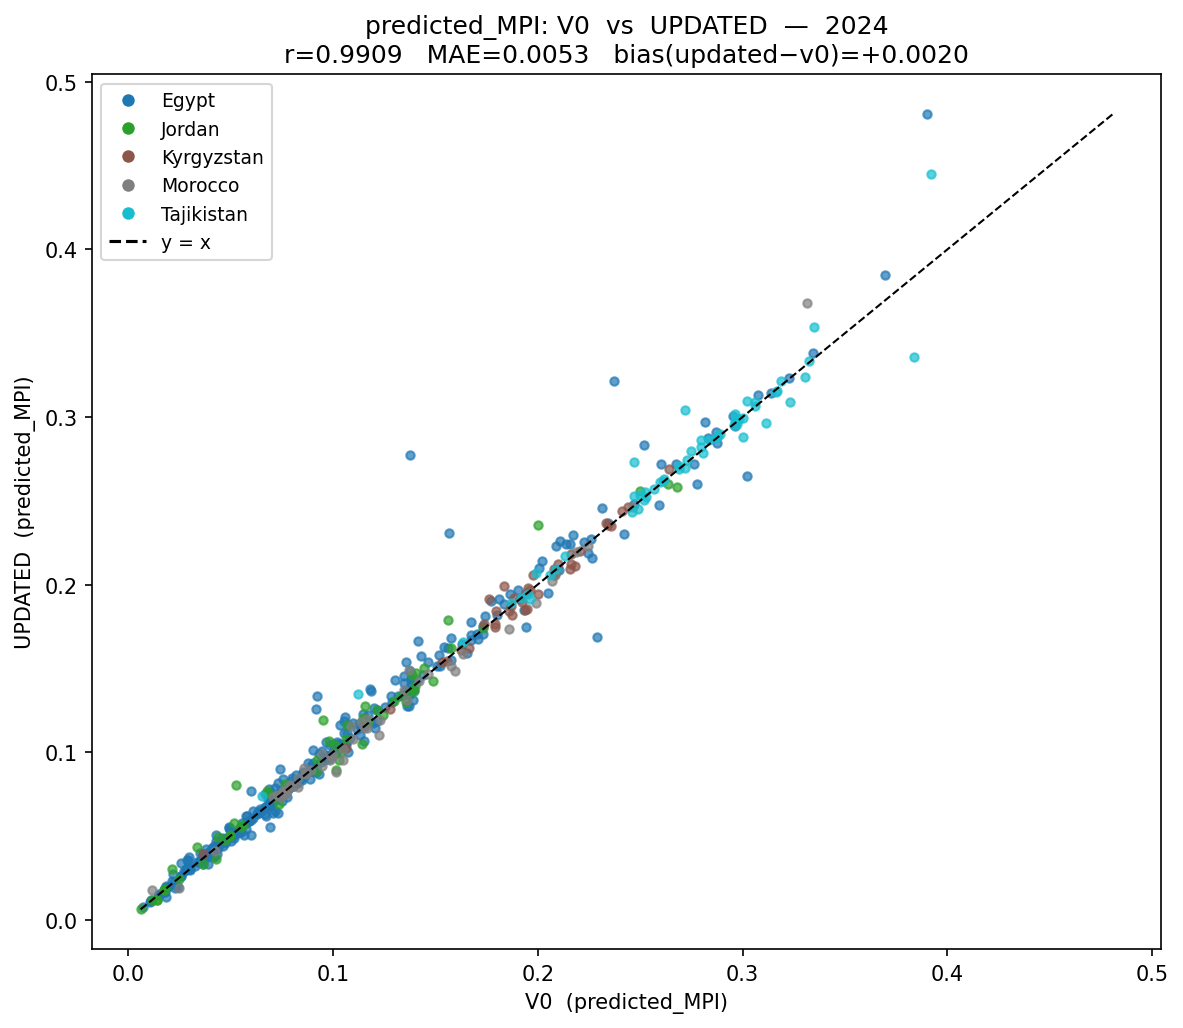

Here is the Python script that generated this plot:
"""
plot_v0_vs_updated.py

Scatter: predicted_MPI from V0  vs  predicted_MPI from UPDATED
         joined on adm2_code + year (2024 only), coloured by country.
"""

import matplotlib.pyplot as plt
import matplotlib.lines as mlines
import numpy as np
import pandas as pd
from pathlib import Path

FILE_V0  = Path(r"C:\Users\ha333\Desktop\MPI_Data_Requested\adm2_predictions_training_countries_V0.csv")
FILE_UPD = Path(r"C:\Users\ha333\Desktop\MPI_Data_Requested\UPDATED\adm2_predictions_training_countries.csv")
OUT      = Path(__file__).resolve().parent / "plot_v0_vs_updated.png"

df_v0  = pd.read_csv(FILE_V0,  encoding="utf-8")
df_upd = pd.read_csv(FILE_UPD, encoding="utf-8")

merged = df_v0.merge(
    df_upd[["adm2_code", "year", "predicted_MPI"]],
    on=["adm2_code", "year"],
    how="inner",
    suffixes=("_v0", "_updated"),
)
print(f"Matched rows: {len(merged)} | countries: {merged['country'].nunique()}")

COUNTRIES = sorted(merged["country"].unique())
CMAP      = plt.colormaps.get_cmap("tab10")
COLOR     = {c: CMAP(i / max(len(COUNTRIES) - 1, 1)) for i, c in enumerate(COUNTRIES)}

fig, ax = plt.subplots(figsize=(8, 7))

for country in COUNTRIES:
    s = merged[merged["country"] == country]
    ax.scatter(s["predicted_MPI_v0"], s["predicted_MPI_updated"],
               s=16, alpha=0.7, color=COLOR[country], label=country)

lo = min(merged["predicted_MPI_v0"].min(), merged["predicted_MPI_updated"].min())
hi = max(merged["predicted_MPI_v0"].max(), merged["predicted_MPI_updated"].max())
ax.plot([lo, hi], [lo, hi], "k--", lw=1, label="y = x")

r   = np.corrcoef(merged["predicted_MPI_v0"], merged["predicted_MPI_updated"])[0, 1]
mae = np.mean(np.abs(merged["predicted_MPI_v0"] - merged["predicted_MPI_updated"]))
bias = np.mean(merged["predicted_MPI_updated"] - merged["predicted_MPI_v0"])

ax.set_title(
    f"predicted_MPI: V0  vs  UPDATED  —  2024\n"
    f"r={r:.4f}   MAE={mae:.4f}   bias(updated−v0)={bias:+.4f}",
    fontsize=12,
)
ax.set_xlabel("V0  (predicted_MPI)")
ax.set_ylabel("UPDATED  (predicted_MPI)")

legend_handles = [
    mlines.Line2D([], [], marker="o", color="w",
                  markerfacecolor=COLOR[c], markersize=7, label=c)
    for c in COUNTRIES
] + [mlines.Line2D([], [], color="k", linestyle="--", label="y = x")]
ax.legend(handles=legend_handles, fontsize=9, loc="upper left")

plt.tight_layout()
plt.savefig(OUT, dpi=150, bbox_inches="tight")
print(f"Saved {OUT.name}")
plt.show()
